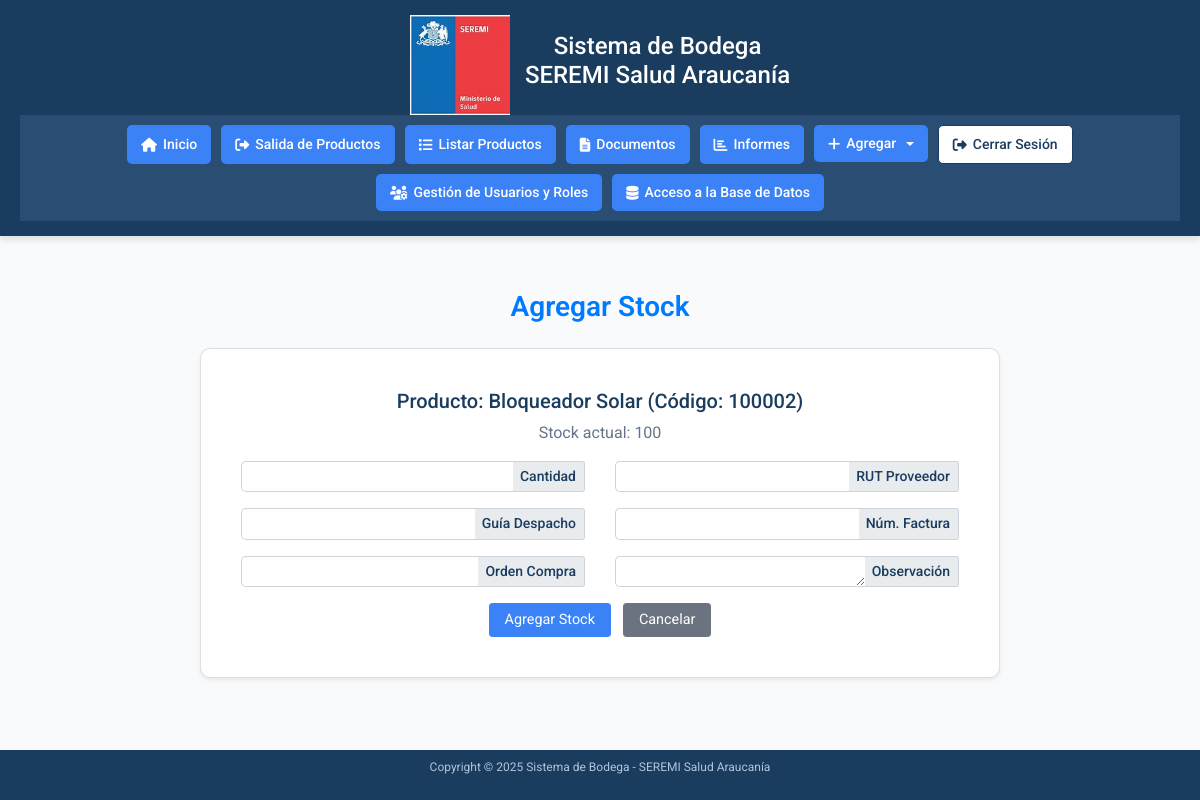
Before: /accounts/agregar-stock/100002/ (signed in) with the older database file.
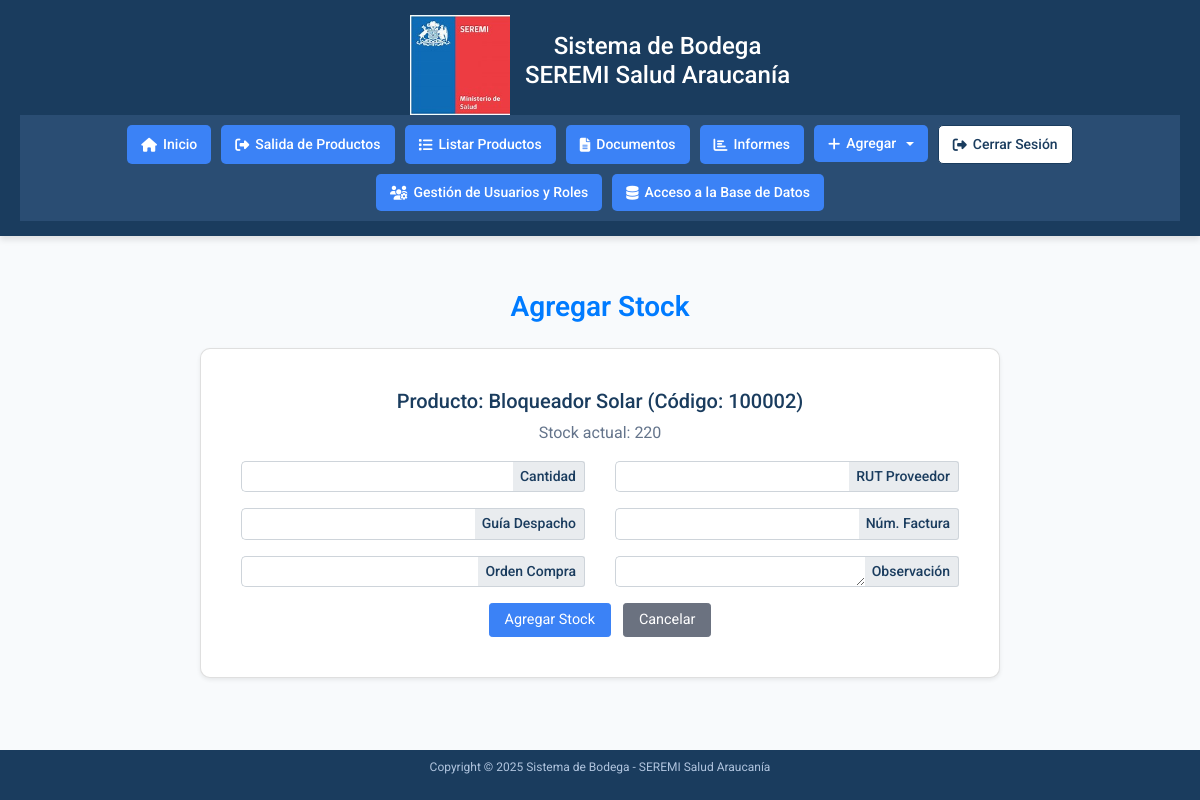
After: the same page with the newer database file.
### accounts/models.py (models this page shows, shortened)
class Producto(models.Model):
    CATEGORIAS = (
        ('Insumos_Aseo', 'Insumos Aseo'),
        ('Insumos_Escritorio', 'Insumos Escritorio'),
        ('EPP', 'EPP'),
        ('Emergencias_y_Desastres', 'Emergencias y Desastres'),
        ('Folletoria', 'Folletoría'),
        ('Otros', 'Otros'),
    )
    codigo_barra = models.CharField(max_length=50, unique=True, verbose_name="Código de Barra", error_messages={'unique': 'Este Código de Barra ya existe. Por favor, ingrese un valor diferente.'})
    descripcion = models.CharField(max_length=200, verbose_name="Descripción")
    stock = models.IntegerField(default=0, verbose_name="Stock")
    categoria = models.CharField(max_length=50, choices=CATEGORIAS, verbose_name="Categoría")
    rut_proveedor = models.CharField(max_length=12, verbose_name="Rut del Proveedor")
    guia_despacho = models.CharField(max_length=50, verbose_name="Guía de Despacho")
    numero_factura = models.CharField(max_length=50, blank=True, null=True, verbose_name="Número de Factura")
    orden_compra = models.CharField(max_length=50, verbose_name="Orden de Compra")
    fecha_ingreso = models.DateField(auto_now_add=True, verbose_name="Fecha de Ingreso")

### accounts/views.py (the view)
# urls.py: path('agregar-stock/<str:codigo_barra>/', views.agregar_stock_detalle, name='agregar-stock-detalle'),
@login_required
def agregar_stock_detalle(request, codigo_barra):
    try:
        producto = Producto.objects.get(codigo_barra=codigo_barra)
    except Producto.DoesNotExist:
        messages.error(request, 'Producto no encontrado.')
        return redirect('agregar-stock')
    if request.method == 'POST':
        form = TransaccionForm(request.POST)
        if form.is_valid():
            transaccion = form.save(commit=False)
            transaccion.producto = producto
            transaccion.tipo = 'entrada'
            transaccion.save()
            producto.stock += form.cleaned_data['cantidad']
            producto.save()
            messages.success(request, f'Stock agregado exitosamente. Nueva cantidad: {producto.stock}')
            return redirect('agregar-stock')
        else:
            messages.error(request, 'Error al agregar stock. Verifica los datos.')
    else:
        form = TransaccionForm()
    return render(request, 'accounts/agregar_stock_detalle.html', {
        'producto': producto,
        'form': form,
    })

### accounts/templates/accounts/agregar_stock_detalle.html (shortened to what this page needs)
{% extends 'accounts/home.html' %}
{% load static %}
{% load widget_tweaks %}
{% block content %}
<div class="container mt-4">
    <h2 class="text-center text-primary mb-4" style="color: #1a3c5e; font-weight: 600;">Agregar Stock</h2>
    <div class="card form-card shadow-sm">
        <div class="card-body">
            <div class="mb-3">
                <h5 style="color: #1a3c5e;">Producto: {{ producto.descripcion }} (Código: {{ producto.codigo_barra }})</h5>
                <p style="color: #64748b;">Stock actual: {{ producto.stock }}</p>
            </div>
            <form method="post" class="needs-validation" novalidate>
                <div class="row">
                    <div class="col-md-6 mb-3">
                        <div class="input-group input-group-sm">
                            {{ form.cantidad|add_class:"form-control" }}
                            <div class="input-group-append">
                                <span class="input-group-text">Cantidad</span>
                            </div>
                        </div>
                    </div>
                    <div class="col-md-6 mb-3">
                        <div class="input-group input-group-sm">
                            {{ form.rut_proveedor|add_class:"form-control rut-input" }}
                            <div class="input-group-append">
                                <span class="input-group-text">RUT Proveedor</span>
                            </div>
                        </div>
                    </div>
                </div>
                <div class="row">
                    <div class="col-md-6 mb-3">
                        <div class="input-group input-group-sm">
                            {{ form.guia_despacho|add_class:"form-control" }}
                            <div class="input-group-append">
                                <span class="input-group-text">Guía Despacho</span>
                            </div>
                        </div>
                    </div>
                    <div class="col-md-6 mb-3">
                        <div class="input-group input-group-sm">
                            {{ form.numero_factura|add_class:"form-control" }}
                            <div class="input-group-append">
                                <span class="input-group-text">Núm. Factura</span>
                            </div>
                        </div>
                    </div>
                </div>
                <div class="row">
                    <div class="col-md-6 mb-3">
                        <div class="input-group input-group-sm">
                            {{ form.orden_compra|add_class:"form-control" }}
                            <div class="input-group-append">
                                <span class="input-group-text">Orden Compra</span>
                            </div>
                        </div>
                    </div>
                    <div class="col-md-6 mb-3">
                        <div class="input-group input-group-sm">
                            {{ form.observacion|add_class:"form-control" }}
                            <div class="input-group-append">
                                <span class="input-group-text">Observación</span>
                            </div>
                        </div>
                    </div>
                </div>
                <div class="text-center">
                    <button type="submit" class="btn btn-primary btn-sm mr-2">Agregar Stock</button>
                    <a href="{% url 'agregar-stock' %}" class="btn btn-secondary btn-sm">Cancelar</a>
                </div>
            </form>
        </div>
    </div>
</div>
{% endblock %}

### accounts/templates/accounts/home.html (shortened to what this page needs)
{% load static %}
<!DOCTYPE html>
<html lang="es">
<head>
    <link rel="stylesheet" href="https://cdnjs.cloudflare.com/ajax/libs/font-awesome/6.4.0/css/all.min.css">
    <link rel="stylesheet" href="https://stackpath.bootstrapcdn.com/bootstrap/4.5.2/css/bootstrap.min.css">
</head>
<body>
    <header>
        <div class="header-content">
            <img src="{% static 'images/seremi_logo.png' %}" alt="SEREMI Logo" class="logo">
            <h1>Sistema de Bodega<br>SEREMI Salud Araucanía</h1>
        </div>
        <div class="menu-bar">
            <nav>
                <a href="/" onclick="showMessage('Inicio')"><i class="fas fa-home"></i> Inicio</a>
                <a href="#" onclick="showMessage('Salida de Productos')"><i class="fas fa-sign-out-alt"></i> Salida de Productos</a>
                <a href="#" onclick="showMessage('Listar Productos')"><i class="fas fa-list"></i> Listar Productos</a>
                <a href="#" onclick="showMessage('Documentos')"><i class="fas fa-file-alt"></i> Documentos</a>
                <a href="#" onclick="showMessage('Informes')"><i class="fas fa-chart-bar"></i> Informes</a>
                <div class="dropdown">
                    <a href="#" class="dropdown-toggle" data-toggle="dropdown" onclick="showMessage('Agregar')"><i class="fas fa-plus"></i> Agregar</a>
                </div>
                <form action="{% url 'logout' %}" method="post" style="display: inline;">
                    <button type="submit" onclick="showMessage('Cerrar Sesión')" class="nav-button"><i class="fas fa-sign-out-alt"></i> Cerrar Sesión</button>
                </form>
                <a href="#" onclick="showMessage('Gestión de Usuarios y Roles')"><i class="fas fa-users-cog"></i> Gestión de Usuarios y Roles</a>
                <a href="#" onclick="showMessage('Acceso a la Base de Datos')"><i class="fas fa-database"></i> Acceso a la Base de Datos</a>
            </nav>
        </div>
    </header>
    <main>
        {% block content %}{% endblock %}
    </main>
    <footer>
        <p>Copyright © 2025 Sistema de Bodega - SEREMI Salud Araucanía</p>
    </footer>
</body>
</html>

### accounts/templates/accounts/home.html (style rules this page uses)
* { margin: 0; padding: 0; box-sizing: border-box; font-family: 'Roboto', Arial, sans-serif; }
body { background-color: #f8fafc; display: flex; flex-direction: column; min-height: 100vh; }
header { background: #1a3c5e; color: white; padding: 15px 20px; text-align: center; box-shadow: 0 4px 6px rgba(0, 0, 0, 0.1); }
.header-content { display: flex; align-items: center; justify-content: center; gap: 15px; }
header .logo { max-width: 100px; }
header h1 { font-size: 24px; font-weight: 500; line-height: 1.2; }
.menu-bar { background: #2a4d73; padding: 10px 20px; }
nav { display: flex; justify-content: center; gap: 10px; flex-wrap: wrap; }
nav a, .nav-button { color: white; text-decoration: none; padding: 8px 14px; background-color: #3b82f6; border-radius: 5px; transition: background-color 0.3s ease, transform 0.1s ease; display: flex; align-items: center; gap: 6px; font-size: 14px; font-weight: 500; }
.nav-button { color: #1a3c5e; background-color: white; border: 1px solid #1a3c5e; }
main { flex: 1; padding: 30px 20px; text-align: center; }
main h2 { color: #1a3c5e; font-size: 28px; font-weight: 700; margin-bottom: 10px; }
main p { color: #64748b; font-size: 16px; }
footer { background-color: #1a3c5e; color: #b0c4de; text-align: center; padding: 8px; font-size: 12px; font-weight: 400; }

### accounts/templates/accounts/agregar_stock_detalle.html (style rules this page uses)
.form-card { background-color: #ffffff; border-radius: 10px; padding: 20px; max-width: 800px; margin: 0 auto; box-shadow: 0 4px 6px rgba(0, 0, 0, 0.1); }
.input-group-text { background-color: #e9ecef; border: 1px solid #ced4da; color: #1a3c5e; font-weight: 500; border-left: none; padding: 0.375rem 0.75rem; }
.input-group .form-control { border-right: none; border-radius: 5px 0 0 5px; }
.input-group.input-group-sm .form-control { height: calc(1.5em + 0.5rem + 2px); font-size: 0.9rem; }
.btn-primary { background-color: #3b82f6; border-color: #3b82f6; padding: 5px 15px; font-size: 0.9rem; }
.btn-secondary { background-color: #6b7280; border-color: #6b7280; padding: 5px 15px; font-size: 0.9rem; }

Changed rows visible on the page:
changed Producto "Bloqueador Solar": stock "100" → "220"
